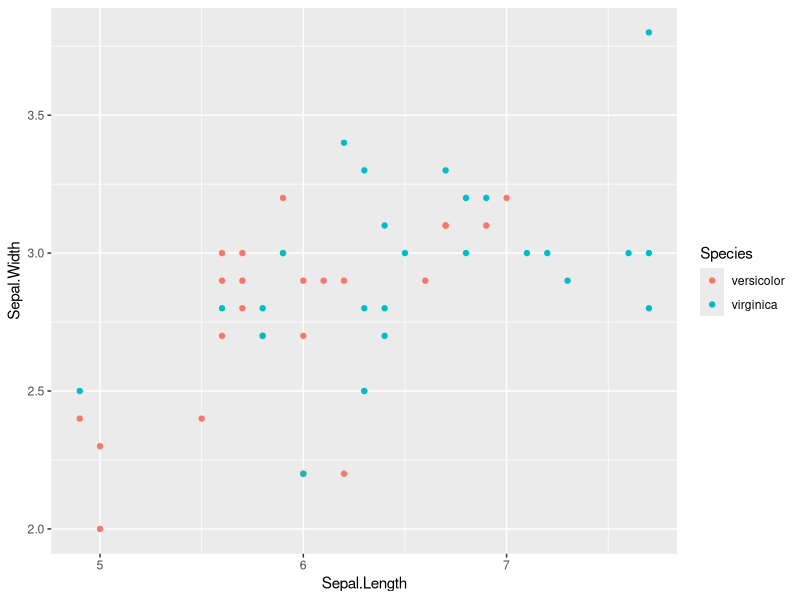
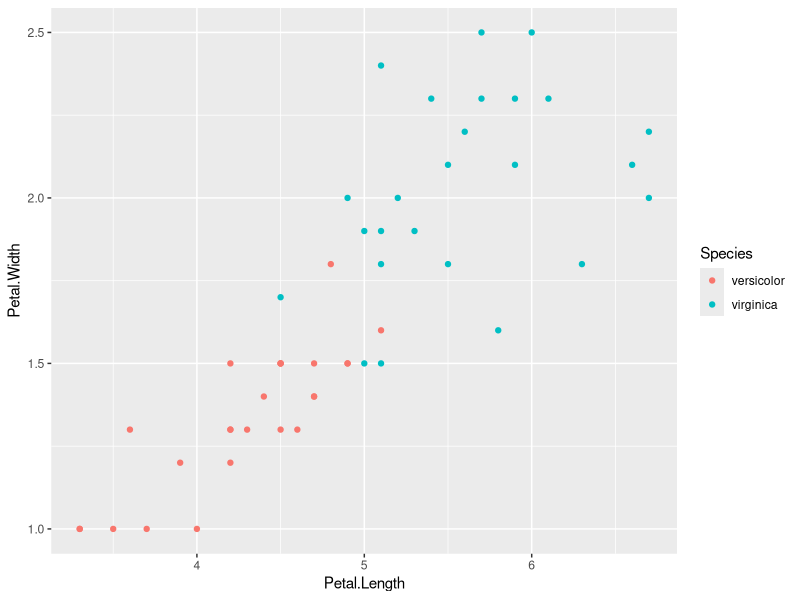

Here is the R script that generated these plots, in order:
library(caret)
library(ggplot2)
library(lattice)
library(dplyr)
library(purrr)
data(iris)
iris <- iris[-which(iris$Species=='setosa'),]
y <- iris$Species

set.seed(2)
test_index <- createDataPartition(y,times=1,p=0.5,list=FALSE)
test <- iris[test_index,]
train <- iris[-test_index,]

test %>% group_by(Species) %>% ggplot(aes(x=Sepal.Length, y=Sepal.Width, color = Species)) + geom_point()
test %>% group_by(Species) %>% ggplot(aes(x=Petal.Length, y=Petal.Width, color = Species)) + geom_point()

y <- test$Species
cut <- seq(3,7,0.1)
cutw <- seq(1,2.5,0.1)


accuracy <- function(cutoff, cutoffw){
  y_hat <- ifelse(train$Petal.Width > cutoffw & train$Petal.Length > cutoff, "virginica", "versicolor") %>% factor(levels = levels(test$Species))
  mean(y_hat == test$Species)
}

res <- sapply(cut, function(x) mapply(accuracy,x,cutw))

max(res)

y_hatn <- ifelse(test$Petal.Length>4.7 & test$Petal.Width>1.5 ,"virginica","versicolor") %>% factor(levels = levels(test$Species))
mean(y_hatn==test$Species)

